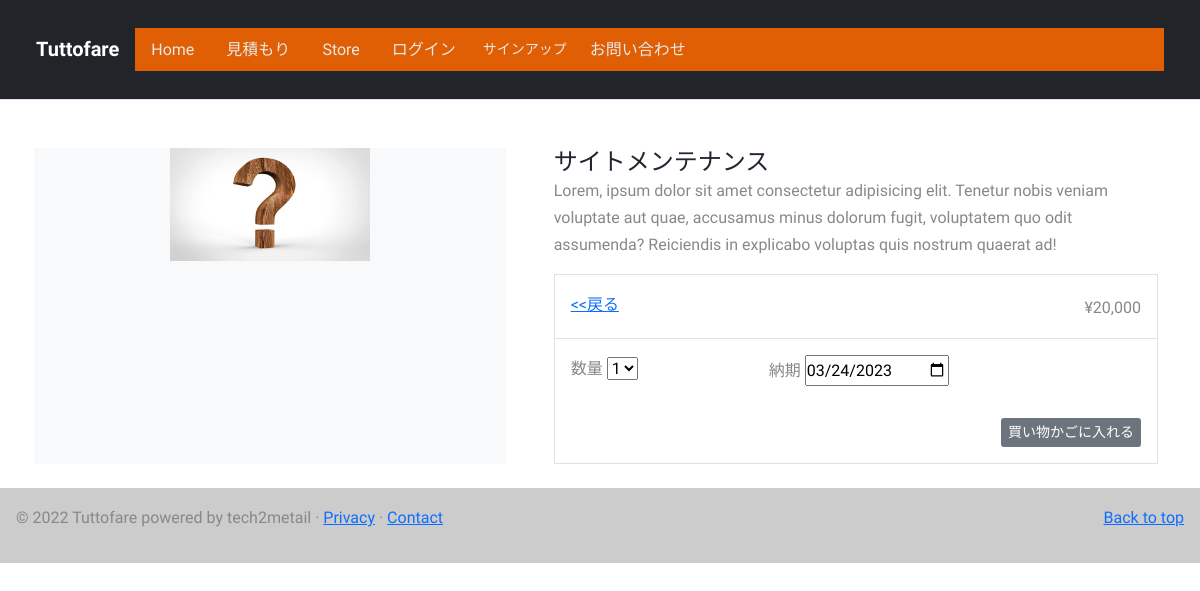
Page /store/site-mantainance/ on the committed database.
### store/models.py (models this page shows, shortened)
class Product(models.Model):
    category = models.ForeignKey(Category, related_name='product', on_delete=models.CASCADE)
    created_by = models.ForeignKey(get_user_model(), on_delete=models.CASCADE, related_name='product_creator')
    title = models.CharField(max_length=255)
    author = models.CharField(max_length=255, default='admin')
    description = models.TextField(blank=True)
    image = models.ImageField(upload_to='store/images/',default='store/images/default.jpg')
    slug = models.SlugField(max_length=255)
    price = models.IntegerField()
    in_stock = models.BooleanField(default=True)
    is_active = models.BooleanField(default=True)
    created = models.DateTimeField(auto_now_add=True)
    updated = models.DateTimeField(auto_now=True)
    class Meta:
        verbose_name_plural = 'Products'
        ordering = ('-created',)

### store/views.py (the view)
# urls.py: path('<slug:slug>/', views.product_single,name='product_single'),
def product_single(req,slug):
    product = get_object_or_404(Product,slug=slug, in_stock=True)
    context = {'product': product}
    return render(req,'store/products/single.html',context)

### basket/context_processors.py (called while the page is built)
def basket(request):
    return {'basket': Basket(request)}

### templates/store/products/single.html (shortened to what this page needs)
{% extends '../../mainapp/base_index.html' %}{% load static %}
{% load humanize %}
{% block content%}
<div class="page-top"></div>
<div class="container">
    <main class="pt-5">
        <div class="row g-3">
            <div class="col-md-5 col-lg-5 order-md-first bg-light">
                <img class="img-fluid mx-auto d-block" width="200px" src="{{ product.image.url}}"
                    alt="Responsive image">
            </div>
            <div class="col-md-7 col-lg-7 ps-md-3 ps-lg-5">
                <h1 class="mb-0 h4">{{product.title}}</h1>
                <p>{{ product.description| slice:":355"}} Lorem, ipsum dolor sit amet consectetur adipisicing elit.
                    Tenetur nobis veniam voluptate aut quae, accusamus minus dolorum fugit, voluptatem quo odit
                    assumenda? Reiciendis in explicabo voluptas quis nostrum quaerat ad!</p>
                <div class="border">
                    <div class="col border-bottom">
                        <div class="row p-3">
                            <div class="col-6">
                                <a href="{% url 'store:product_all'%}">
                                    <<戻る </a>
                            </div>
                            <div class="col-6 text-end">¥{{product.price|intcomma}}
                            </div>
                        </div>
                    </div>
                    <div class="col">
                        <div class="row p-3">
                            <div class="col-4">
                                <label for="select">数量</label>
                                <select name="" id="select">
                                    <option value="">1</option>
                                </select>
                            </div>
                            <div class="col-8">
                                <label for="select">納期</label>
                                <input type="date" class="deadline" id="date" name="date">
                            </div>
                        </div>
                        <div class="row p-3">
                            <div class="col-12 text-end"><button type="button" id="add-button" value="{{product.id}}"
                                    class="btn btn-secondary btn-sm">買い物かごに入れる</button></div>
                        </div>
                    </div>
                </div>
            </div>
        </div>
    </main>
</div>
{%endblock%}

### static/mainapp/styles/style.css (style rules this page uses)
* { text-decoration: none; list-style: none; margin: 0; padding: 0; }
:root { --primary: #f56500; --dark: #21252f; --body: #888; --theme: rgb(13, 142, 223); --box-shadow: 0 8px 22px rgba(0, 0, 0, 0.2); }
body { margin: 0; padding: 0; width: auto; margin-left: auto; margin-right: auto; font-family: 'Sora', sans-serif; line-height: 1.7; color: var(--body); }
h1, h2, h3, h4, h5, .display-4 { color: var(--dark); font-weight: 700; }
.page-top { padding: 50px; }
.btn { font-size: 14px; padding: 2px 5px; border-width: 2px; border-radius: 3px; }
::placeholder { color: orange; }

### rows in the picture
Product: image (placeholder picture), title "サイトメンテナンス", price "20,000"
